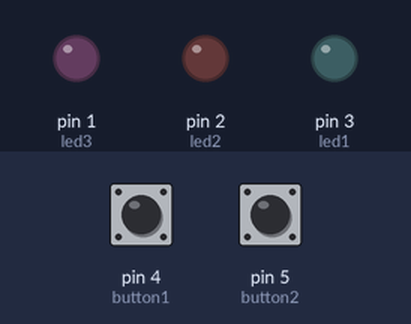
A sketch run on a simulated Arduino Uno, built with avr-gcc and run on an emulated ATmega328P. Shown: output pins drawn as LEDs (lit = HIGH). Dashed ring = blinking. Inputs (shaded band) come from the test bench; at power-on: pin 4 (button1) LOW, pin 5 (button2) LOW.

Above: at 1.2 s.
1.3 s: pin 4 (button1) pulled HIGH for 0.15 s
At 1.45 s:
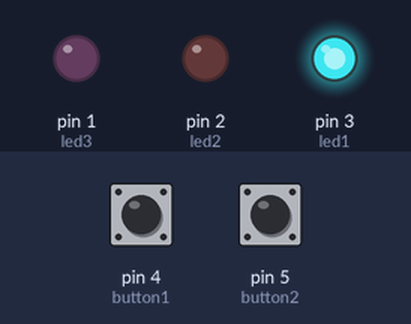
3.7 s: pin 5 (button2) pulled HIGH for 1 s
At 3.85 s:
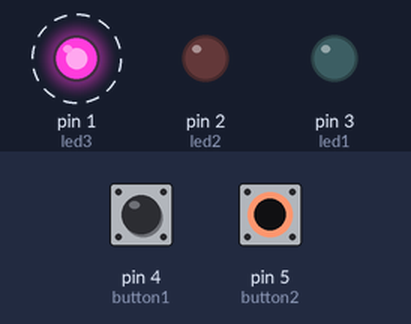
6.7 s: pin 5 (button2) pulled HIGH for 3.2 s
At 7.15 s:
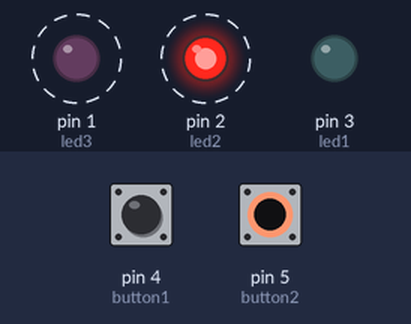
11.4 s: pin 4 (button1) pulled HIGH for 1 s
At 11.55 s:
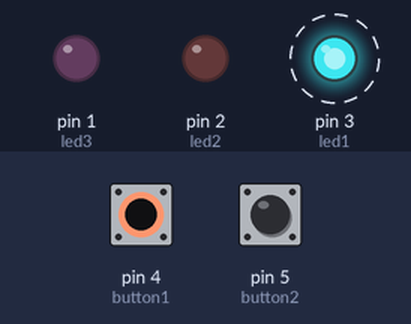
Timing chart, 0 to 14.7 s (numbered marks = the images above; inputs shaded):
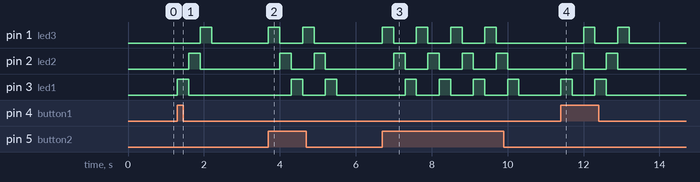

Measured:
- after the input at 1.3 s, pin 1 (led3): LOW → HIGH after 0.60 s, → LOW 0.30 s later; pin 2 (led2): LOW → HIGH after 0.30 s, → LOW 0.30 s later; pin 3 (led1): LOW → HIGH at once, → LOW 0.30 s later
- after the input at 3.7 s, pin 1 (led3): alternates HIGH for 0.30 s and LOW for 0.60 s, 4 changes in all, then stays LOW, starting at once; pin 2 (led2): alternates HIGH for 0.30 s and LOW for 0.60 s, 4 changes in all, then stays LOW, starting after 0.30 s
- after the input at 6.7 s, pin 1 (led3): alternates HIGH for 0.30 s and LOW for 0.60 s, 8 changes in all, then stays LOW, starting at once; pin 2 (led2): alternates HIGH for 0.30 s and LOW for 0.60 s, 8 changes in all, then stays LOW, starting after 0.30 s; pin 3 (led1): alternates HIGH for 0.30 s and LOW for 0.60 s, starting after 0.60 s
- after the input at 11.4 s, pin 1 (led3): alternates HIGH for 0.30 s and LOW for 0.60 s, 4 changes in all, then stays LOW, starting after 0.60 s; pin 2 (led2): alternates HIGH for 0.30 s and LOW for 0.60 s, 4 changes in all, then stays LOW, starting after 0.30 s

The sketch:

sketch.ino
```cpp
const int led1 = 3;
const int led2 = 2;
const int led3 = 1;
const int button1 = 4;
const int button2 = 5;

int buttonState1 = 0;
int buttonState2 = 0;

void setup() {

  pinMode(led1, OUTPUT);
  pinMode(led2, OUTPUT);
  pinMode(led3, OUTPUT);


  pinMode(button1, INPUT);
  pinMode(button2, INPUT);

  // Awal status LED mati
  digitalWrite(led1, LOW);
  digitalWrite(led2, LOW);
  digitalWrite(led3, LOW);
}

void loop() {

  buttonState1 = digitalRead(button1);
  buttonState2 = digitalRead(button2);


  if (buttonState1 == HIGH) {
    digitalWrite(led1, HIGH);
    delay(300);
    digitalWrite(led1, LOW);

    digitalWrite(led2, HIGH);
    delay(300);
    digitalWrite(led2, LOW);

    digitalWrite(led3, HIGH);
    delay(300);
    digitalWrite(led3, LOW);
  }

  // Jika tombol kedua ditekan, jalankan LED dari kanan ke kiri
  if (buttonState2 == HIGH) {
    digitalWrite(led3, HIGH);
    delay(300);
    digitalWrite(led3, LOW);

    digitalWrite(led2, HIGH);
    delay(300);
    digitalWrite(led2, LOW);

    digitalWrite(led1, HIGH);
    delay(300);
    digitalWrite(led1, LOW);
  }
}
```
